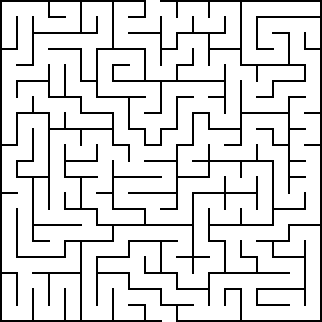
#> input picture maze20x20.png, 322 x 322 px
$ python main.py
#> lines starting #> are read from the running program, lines starting #| are printed output that depends on the picture; after the words box and inside, x2 and y2 are one past the last pixel; in counts of white or black regions, pixels touching at a corner belong together
import cv2
import numpy as np
import time

def pos(r, c, cellSize) :
    return [int(cellSize/2+cellSize*r-1), int(cellSize/2+cellSize*c-1)]

def findWall(maze, mazeSize, cellSize) :
    print("Finding wall...")
    wall = []
    for row in range(mazeSize[0]):
        for col in range(mazeSize[1]):
            for d in [[0,1],[1,0]]:
                if row==mazeSize[0]-1 and d[0]==1:
                    continue
                if col==mazeSize[1]-1 and d[1]==1:
                    continue
                pos1 = pos(row, col, cellSize)

                for i in range(cellSize) :
                    pos2 = [int(pos1[0]+i*d[0]), int(pos1[1]+i*d[1])]

                    if maze[pos2[0]][pos2[1]][0] == 0:
                        wall.append([[row, col],
                                      [row+d[0], col+d[1]]])
                        break
    return wall

def drawWall(maze, wall, cellSize, color=(0,0,255)) :
    print("Drawing wall...")
    for w in wall:
        mid = [(w[0][0]+w[1][0])/2, (w[0][1]+w[1][1])/2]
        cv2.circle(maze, pos(mid[1], mid[0], cellSize), 5, color, -1)
    return maze

def legalMove(path, dest, wall, mazeSize) :
    pos1 = path[-1]
    legal = [[pos1, dest] not in wall,
             [dest, pos1] not in wall,
             dest[0]>=0,
             dest[0]<mazeSize[0],
             dest[1]>=0,
             dest[1]<mazeSize[1],
             dest not in path]

    return all(legal)

def nextPos(path, wall, mazeSize) :
    legal = []
    for d in [[0,1],[1,0],[0,-1],[-1,0]]:
        dest = [path[-1][0]+d[0], path[-1][1]+d[1]]
        if legalMove(path, dest, wall, mazeSize) :
            legal.append(dest)
    return legal

def solve(mazeSize, start, end, wall) :
    print("Solving...")
    path = [start]
    nextList = []
    visited = []

    while len(path) :
        nextP = nextPos(visited+path, wall, mazeSize)

        if end in nextP :
            return path+[end]

        if len(nextP) :
            nextList.append(nextP[1:])
            path.append(nextP[0])
            visited.append(path[-1])
        else :
            if len(nextList[-1]) :
                path.pop()
                path.append(nextList[-1].pop())
                visited.append(path[-1])
            else :
                path.pop()
                nextList.pop()
    return []

def drawPath(maze, path, cellSize, color=(0,0,255)) :
    print("Drawing path...")
    for i in range(len(path)-1) :
        p1 = pos(path[i][0], path[i][1], cellSize)
        p2 = pos(path[i+1][0], path[i+1][1], cellSize)
        cv2.line(maze, p1[::-1], p2[::-1], color, 2)
    return maze

def pathAnimation(maze, path, cellSize, speed=8, color=(0,0,255)) :
    print("Creating animation...")
    frames = []
    for i in range(len(path)-1) :
        for t in range(cellSize//speed+1) :
            p1 = pos(path[i][0], path[i][1], cellSize)[::-1]
            p2 = pos(path[i+1][0], path[i+1][1], cellSize)[::-1]
            p2 = [(p1[0]*(cellSize-t*speed)+p2[0]*t*speed)//cellSize, (p1[1]*(cellSize-t*speed)+p2[1]*t*speed)//cellSize]
            cv2.line(maze, p1, p2, color, 2)
            frames.append(maze.copy())
    return frames

def writeVideo(filename, frames, fps=30) :
    print("Saving video...")
    fourcc = cv2.VideoWriter_fourcc('m', 'p', '4', 'v')
    writer = cv2.VideoWriter(filename, fourcc, fps, (frames[0].shape[1], frames[0].shape[0]))
    for frame in frames :
        writer.write(frame)
    writer.release()

def writeImg(filename, frame) :
    print("Saving image...")
    cv2.imwrite(filename, frame)

if __name__ == '__main__':
    filename = "maze20x20.png"
    mazeSize = [20, 20]
    start = [0, 9]
    end = [19, 10]

    maze = cv2.imread(filename)
#> maze is the input picture: shape (322, 322, 3); 86.4% white; black in thin lines or dots

    cellSize = 32
    maze = cv2.resize(maze, (cellSize * mazeSize[0], cellSize * mazeSize[1]))
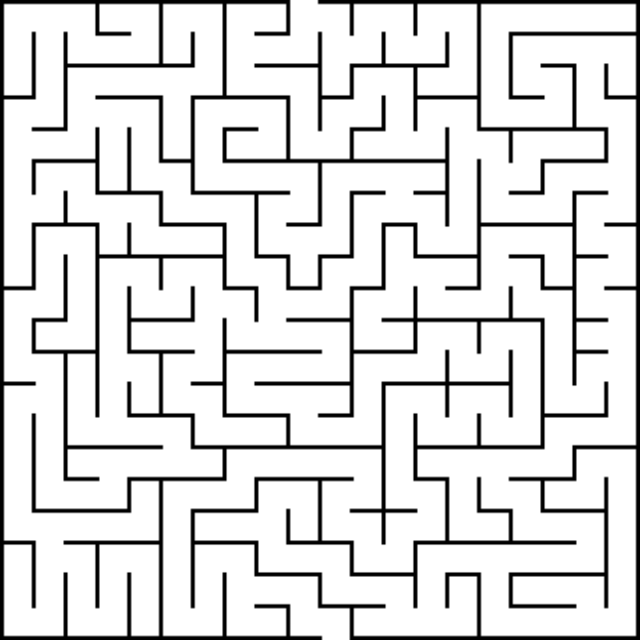
#> maze: shape (640, 640, 3); min 0, max 255, mean 220.4
    maze2 = maze.copy()
    maze = cv2.threshold(maze, 127, 255, cv2.THRESH_BINARY)[1]
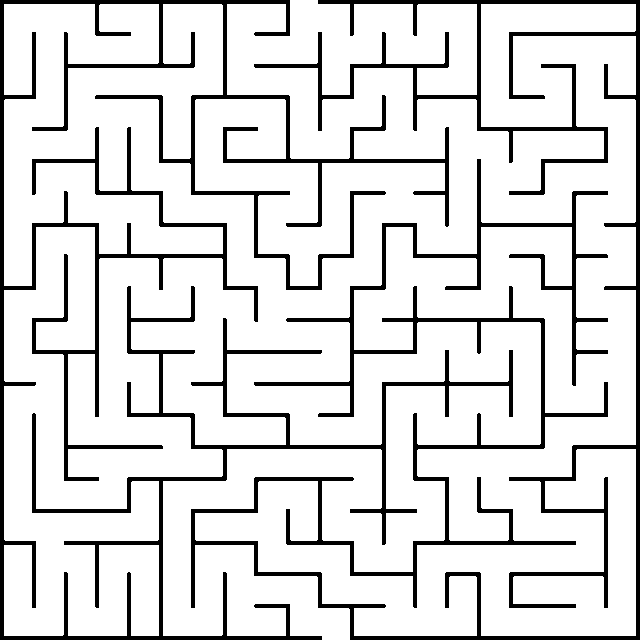
#> maze: shape (640, 640, 3); 86.4% white; 2 black regions, box (x1, y1, x2, y2) and area: (0, 0, 513, 640) 29262, (191, 0, 640, 640) 26589

    st = time.time()
    wall = findWall(maze, mazeSize, cellSize)
#> wall = 361 items
#> the loop in solve, `while len(path) :` made 359 passes
#> nextP on passes 5 to 7: [[0, 12]], [[1, 12]], [[1, 13]]
#> after the loop in solve, `while len(path) :`: nextList = 97 items; path = 98 pairs, first value 0 to 19, second value 5 to 16; visited = 237 pairs, first value 0 to 19, second value 5 to 19

    path = solve(mazeSize, start, end, wall)
#> path = 99 pairs, first value 0 to 19, second value 5 to 16
    en = time.time()
    print("Solved in {}s".format(en-st))

    frames = pathAnimation(maze2.copy(), path, cellSize, color=(255,0,0))
#> the loop in pathAnimation, `for i in range(len(path)-1) :` made 98 passes
#> after the loop in pathAnimation, `for i in range(len(path)-1) :`:
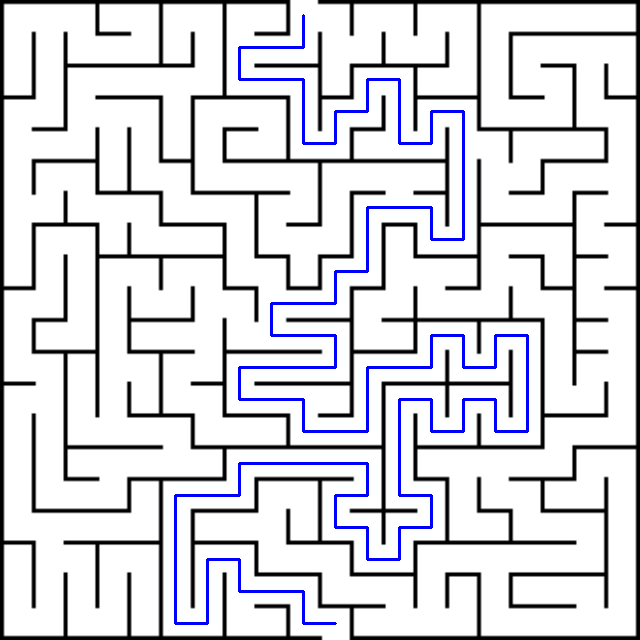
#> maze: shape (640, 640, 3); mean of channels 0, 1, 2 220.4, 214.6, 214.6; drawn as B, G, R
#> after the loop in pathAnimation, `for i in range(len(path)-1) :`: frames = 490 items
#> frames = 490 items
    writeVideo("solved.mp4", frames)
#> in writeVideo, `fourcc = cv2.VideoWriter_fourcc('m', 'p', '4', 'v')`: fourcc = 1983148141

    maze3 = drawPath(maze2.copy(), path, cellSize, color=(255,0,0))
#> the loop in drawPath, `for i in range(len(path)-1) :` made 98 passes
#> (p1, p2) on passes 1 to 12: ([15, 303], [47, 303]), ([47, 303], [47, 271]), ([47, 271], [47, 239]), ([47, 239], [79, 239]), ([79, 239], [79, 271]), ([79, 271], [79, 303]), ([79, 303], [111, 303]), ([111, 303], [143, 303]), ([143, 303], [143, 335]), ([143, 335], [111, 335]), ([111, 335], [111, 367]), ([111, 367], [79, 367])
    writeImg("solved.png", maze3)

    for frame in frames :
        cv2.imshow("Maze", frame)
        cv2.waitKey(1000//30)

    cv2.waitKey(0)
